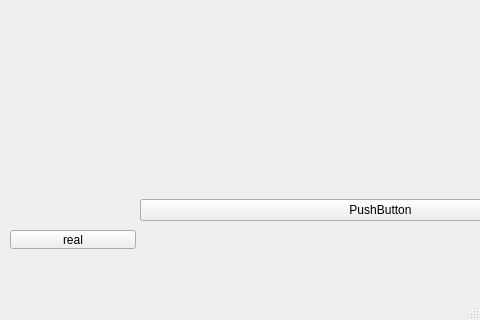
<?xml version="1.0" encoding="UTF-8"?>
<ui version="4.0">
 <class>MainWindow</class>
 <widget class="QMainWindow" name="MainWindow">
  <property name="windowModality">
   <enum>Qt::NonModal</enum>
  </property>
  <property name="enabled">
   <bool>true</bool>
  </property>
  <property name="geometry">
   <rect>
    <x>0</x>
    <y>0</y>
    <width>480</width>
    <height>320</height>
   </rect>
  </property>
  <property name="windowTitle">
   <string>MainWindow</string>
  </property>
  <property name="styleSheet">
   <string notr="true">QToolButton { padding-right: 20px }</string>
  </property>
  <widget class="QWidget" name="centralwidget">
   <property name="layoutDirection">
    <enum>Qt::LeftToRight</enum>
   </property>
   <property name="autoFillBackground">
    <bool>false</bool>
   </property>
   <widget class="QWidget" name="gridLayoutWidget">
    <property name="geometry">
     <rect>
      <x>140</x>
      <y>60</y>
      <width>481</width>
      <height>301</height>
     </rect>
    </property>
    <layout class="QGridLayout" name="gridLayout" rowstretch="0,0">
     <property name="sizeConstraint">
      <enum>QLayout::SetDefaultConstraint</enum>
     </property>
     <property name="horizontalSpacing">
      <number>6</number>
     </property>
     <item row="0" column="0">
      <widget class="QPushButton" name="pushButton">
       <property name="text">
        <string>PushButton</string>
       </property>
      </widget>
     </item>
    </layout>
   </widget>
   <widget class="QToolButton" name="toolButton">
    <property name="geometry">
     <rect>
      <x>10</x>
      <y>230</y>
      <width>126</width>
      <height>19</height>
     </rect>
    </property>
    <property name="styleSheet">
     <string notr="true">QToolButton {
	padding-right: 20px;
}</string>
    </property>
    <property name="text">
     <string>real</string>
    </property>
    <property name="checkable">
     <bool>true</bool>
    </property>
    <property name="checked">
     <bool>false</bool>
    </property>
    <property name="toolButtonStyle">
     <enum>Qt::ToolButtonTextUnderIcon</enum>
    </property>
   </widget>
  </widget>
  <widget class="QStatusBar" name="statusbar">
   <property name="enabled">
    <bool>true</bool>
   </property>
  </widget>
 </widget>
 <resources/>
 <connections/>
</ui>
